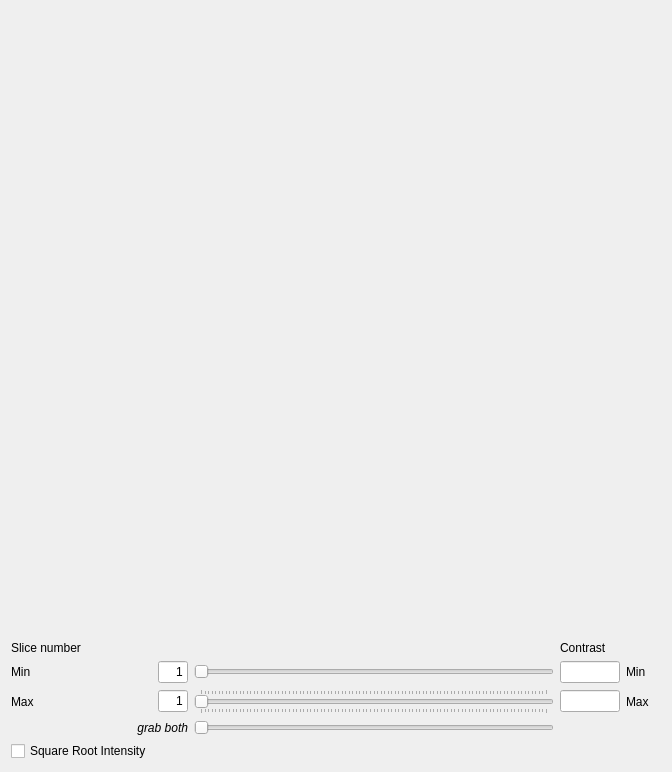
                  <widget class="QWidget" name="tab_potential">
                   <attribute name="title">
                    <string>Potential</string>
                   </attribute>
                   <layout class="QVBoxLayout" name="verticalLayout_22">
                    <item>
                     <widget class="QLabel" name="lbl_image_potential">
                      <property name="sizePolicy">
                       <sizepolicy hsizetype="Expanding" vsizetype="Expanding">
                        <horstretch>0</horstretch>
                        <verstretch>0</verstretch>
                       </sizepolicy>
                      </property>
                      <property name="minimumSize">
                       <size>
                        <width>650</width>
                        <height>624</height>
                       </size>
                      </property>
                      <property name="text">
                       <string/>
                      </property>
                      <property name="pixmap">
                       <pixmap>:/images/output.png</pixmap>
                      </property>
                      <property name="alignment">
                       <set>Qt::AlignCenter</set>
                      </property>
                     </widget>
                    </item>
                    <item>
                     <layout class="QGridLayout" name="gridLayout_4">
                      <item row="2" column="3">
                       <widget class="QLineEdit" name="lineEdit_contrastPotMin">
                        <property name="enabled">
                         <bool>true</bool>
                        </property>
                        <property name="sizePolicy">
                         <sizepolicy hsizetype="MinimumExpanding" vsizetype="Fixed">
                          <horstretch>0</horstretch>
                          <verstretch>0</verstretch>
                         </sizepolicy>
                        </property>
                        <property name="maximumSize">
                         <size>
                          <width>60</width>
                          <height>16777215</height>
                         </size>
                        </property>
                       </widget>
                      </item>
                      <item row="3" column="3">
                       <widget class="QLineEdit" name="lineEdit_contrastPotMax">
                        <property name="enabled">
                         <bool>true</bool>
                        </property>
                        <property name="sizePolicy">
                         <sizepolicy hsizetype="MinimumExpanding" vsizetype="Fixed">
                          <horstretch>0</horstretch>
                          <verstretch>0</verstretch>
                         </sizepolicy>
                        </property>
                        <property name="maximumSize">
                         <size>
                          <width>60</width>
                          <height>16777215</height>
                         </size>
                        </property>
                       </widget>
                      </item>
                      <item row="4" column="0" colspan="2">
                       <widget class="QLabel" name="label_25">
                        <property name="font">
                         <font>
                          <family>Arial</family>
                          <italic>true</italic>
                         </font>
                        </property>
                        <property name="text">
                         <string>grab both</string>
                        </property>
                        <property name="alignment">
                         <set>Qt::AlignRight|Qt::AlignTrailing|Qt::AlignVCenter</set>
                        </property>
                       </widget>
                      </item>
                      <item row="4" column="2">
                       <widget class="QSlider" name="slider_bothSlices">
                        <property name="sizePolicy">
                         <sizepolicy hsizetype="Expanding" vsizetype="Fixed">
                          <horstretch>0</horstretch>
                          <verstretch>0</verstretch>
                         </sizepolicy>
                        </property>
                        <property name="minimumSize">
                         <size>
                          <width>0</width>
                          <height>0</height>
                         </size>
                        </property>
                        <property name="minimum">
                         <number>1</number>
                        </property>
                        <property name="orientation">
                         <enum>Qt::Horizontal</enum>
                        </property>
                        <property name="tickPosition">
                         <enum>QSlider::NoTicks</enum>
                        </property>
                        <property name="tickInterval">
                         <number>1</number>
                        </property>
                       </widget>
                      </item>
                      <item row="3" column="1">
                       <widget class="QLineEdit" name="lineEdit_slicemax">
                        <property name="enabled">
                         <bool>true</bool>
                        </property>
                        <property name="sizePolicy">
                         <sizepolicy hsizetype="MinimumExpanding" vsizetype="Fixed">
                          <horstretch>0</horstretch>
                          <verstretch>0</verstretch>
                         </sizepolicy>
                        </property>
                        <property name="maximumSize">
                         <size>
                          <width>30</width>
                          <height>16777215</height>
                         </size>
                        </property>
                        <property name="text">
                         <string>1</string>
                        </property>
                        <property name="alignment">
                         <set>Qt::AlignRight|Qt::AlignTrailing|Qt::AlignVCenter</set>
                        </property>
                       </widget>
                      </item>
                      <item row="3" column="2">
                       <widget class="QSlider" name="slider_slicemax">
                        <property name="enabled">
                         <bool>true</bool>
                        </property>
                        <property name="sizePolicy">
                         <sizepolicy hsizetype="Expanding" vsizetype="Fixed">
                          <horstretch>0</horstretch>
                          <verstretch>0</verstretch>
                         </sizepolicy>
                        </property>
                        <property name="minimumSize">
                         <size>
                          <width>0</width>
                          <height>0</height>
                         </size>
                        </property>
                        <property name="minimum">
                         <number>1</number>
                        </property>
                        <property name="orientation">
                         <enum>Qt::Horizontal</enum>
                        </property>
                        <property name="tickPosition">
                         <enum>QSlider::TicksBothSides</enum>
                        </property>
                        <property name="tickInterval">
                         <number>1</number>
                        </property>
                       </widget>
                      </item>
                      <item row="3" column="0">
                       <widget class="QLabel" name="label_54">
                        <property name="sizePolicy">
                         <sizepolicy hsizetype="Minimum" vsizetype="Preferred">
                          <horstretch>0</horstretch>
                          <verstretch>0</verstretch>
                         </sizepolicy>
                        </property>
                        <property name="minimumSize">
                         <size>
                          <width>30</width>
                          <height>0</height>
                         </size>
                        </property>
                        <property name="text">
                         <string>Max</string>
                        </property>
                       </widget>
                      </item>
                      <item row="2" column="0">
                       <widget class="QLabel" name="label_29">
                        <property name="sizePolicy">
                         <sizepolicy hsizetype="Minimum" vsizetype="Preferred">
                          <horstretch>0</horstretch>
                          <verstretch>0</verstretch>
                         </sizepolicy>
                        </property>
                        <property name="minimumSize">
                         <size>
                          <width>30</width>
                          <height>0</height>
                         </size>
                        </property>
                        <property name="text">
                         <string>Min</string>
                        </property>
                       </widget>
                      </item>
                      <item row="2" column="2">
                       <widget class="QSlider" name="slider_slicemin">
                        <property name="enabled">
                         <bool>true</bool>
                        </property>
                        <property name="sizePolicy">
                         <sizepolicy hsizetype="Expanding" vsizetype="Fixed">
                          <horstretch>0</horstretch>
                          <verstretch>0</verstretch>
                         </sizepolicy>
                        </property>
                        <property name="minimumSize">
                         <size>
                          <width>0</width>
                          <height>0</height>
                         </size>
                        </property>
                        <property name="minimum">
                         <number>1</number>
                        </property>
                        <property name="tracking">
                         <bool>true</bool>
                        </property>
                        <property name="orientation">
                         <enum>Qt::Horizontal</enum>
                        </property>
                        <property name="invertedAppearance">
                         <bool>false</bool>
                        </property>
                        <property name="tickPosition">
                         <enum>QSlider::NoTicks</enum>
                        </property>
                        <property name="tickInterval">
                         <number>0</number>
                        </property>
                       </widget>
                      </item>
                      <item row="2" column="1">
                       <widget class="QLineEdit" name="lineEdit_slicemin">
                        <property name="enabled">
                         <bool>true</bool>
                        </property>
                        <property name="sizePolicy">
                         <sizepolicy hsizetype="MinimumExpanding" vsizetype="Fixed">
                          <horstretch>0</horstretch>
                          <verstretch>0</verstretch>
                         </sizepolicy>
                        </property>
                        <property name="maximumSize">
                         <size>
                          <width>30</width>
                          <height>16777215</height>
                         </size>
                        </property>
                        <property name="text">
                         <string>1</string>
                        </property>
                        <property name="alignment">
                         <set>Qt::AlignRight|Qt::AlignTrailing|Qt::AlignVCenter</set>
                        </property>
                       </widget>
                      </item>
                      <item row="3" column="4">
                       <widget class="QLabel" name="label_17">
                        <property name="sizePolicy">
                         <sizepolicy hsizetype="MinimumExpanding" vsizetype="Preferred">
                          <horstretch>0</horstretch>
                          <verstretch>0</verstretch>
                         </sizepolicy>
                        </property>
                        <property name="maximumSize">
                         <size>
                          <width>35</width>
                          <height>16777215</height>
                         </size>
                        </property>
                        <property name="text">
                         <string>Max</string>
                        </property>
                       </widget>
                      </item>
                      <item row="5" column="0">
                       <widget class="QCheckBox" name="checkBox_sqrtIntensityPot">
                        <property name="enabled">
                         <bool>true</bool>
                        </property>
                        <property name="text">
                         <string>Square Root Intensity</string>
                        </property>
                       </widget>
                      </item>
                      <item row="2" column="4">
                       <widget class="QLabel" name="label_16">
                        <property name="sizePolicy">
                         <sizepolicy hsizetype="MinimumExpanding" vsizetype="Preferred">
                          <horstretch>0</horstretch>
                          <verstretch>0</verstretch>
                         </sizepolicy>
                        </property>
                        <property name="minimumSize">
                         <size>
                          <width>0</width>
                          <height>0</height>
                         </size>
                        </property>
                        <property name="maximumSize">
                         <size>
                          <width>35</width>
                          <height>16777215</height>
                         </size>
                        </property>
                        <property name="text">
                         <string>Min</string>
                        </property>
                       </widget>
                      </item>
                      <item row="0" column="0" colspan="2">
                       <widget class="QLabel" name="label_24">
                        <property name="sizePolicy">
                         <sizepolicy hsizetype="Minimum" vsizetype="Preferred">
                          <horstretch>0</horstretch>
                          <verstretch>0</verstretch>
                         </sizepolicy>
                        </property>
                        <property name="text">
                         <string>Slice number</string>
                        </property>
                       </widget>
                      </item>
                      <item row="0" column="3">
                       <widget class="QLabel" name="label_15">
                        <property name="text">
                         <string>Contrast</string>
                        </property>
                       </widget>
                      </item>
                     </layout>
                    </item>
                   </layout>
                  </widget>
